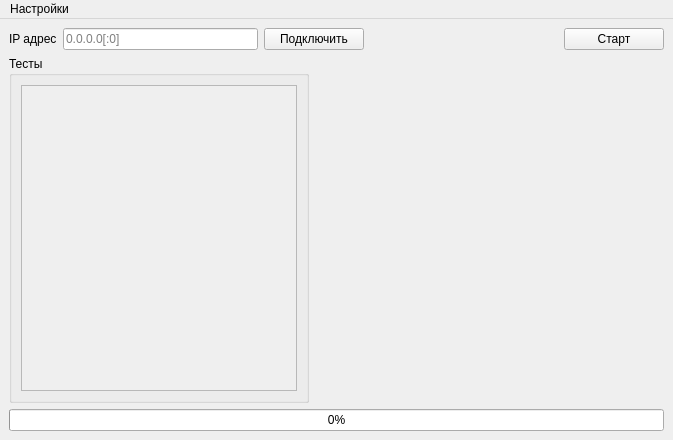
<?xml version="1.0" encoding="UTF-8"?>
<ui version="4.0">
 <class>MainWindow</class>
 <widget class="QMainWindow" name="MainWindow">
  <property name="geometry">
   <rect>
    <x>0</x>
    <y>0</y>
    <width>673</width>
    <height>440</height>
   </rect>
  </property>
  <property name="windowTitle">
   <string>MainWindow</string>
  </property>
  <widget class="QWidget" name="central_widget">
   <layout class="QVBoxLayout" name="verticalLayout">
    <property name="spacing">
     <number>6</number>
    </property>
    <property name="leftMargin">
     <number>9</number>
    </property>
    <property name="topMargin">
     <number>9</number>
    </property>
    <property name="rightMargin">
     <number>9</number>
    </property>
    <property name="bottomMargin">
     <number>9</number>
    </property>
    <item>
     <layout class="QHBoxLayout" name="horizontal_layout">
      <item>
       <widget class="QLabel" name="label_ip_address">
        <property name="text">
         <string>IP адрес</string>
        </property>
       </widget>
      </item>
      <item>
       <widget class="QLineEdit" name="line_edit_ip_address">
        <property name="placeholderText">
         <string>0.0.0.0[:0]</string>
        </property>
       </widget>
      </item>
      <item>
       <widget class="QPushButton" name="button_connect_or_disconnect">
        <property name="minimumSize">
         <size>
          <width>100</width>
          <height>0</height>
         </size>
        </property>
        <property name="maximumSize">
         <size>
          <width>100</width>
          <height>16777215</height>
         </size>
        </property>
        <property name="text">
         <string>Подключить</string>
        </property>
        <property name="checkable">
         <bool>true</bool>
        </property>
       </widget>
      </item>
      <item>
       <spacer name="horizontal_spacer">
        <property name="orientation">
         <enum>Qt::Horizontal</enum>
        </property>
        <property name="sizeHint" stdset="0">
         <size>
          <width>40</width>
          <height>20</height>
         </size>
        </property>
       </spacer>
      </item>
      <item>
       <widget class="QPushButton" name="button_start_or_stop_tests">
        <property name="minimumSize">
         <size>
          <width>100</width>
          <height>0</height>
         </size>
        </property>
        <property name="maximumSize">
         <size>
          <width>100</width>
          <height>16777215</height>
         </size>
        </property>
        <property name="text">
         <string>Старт</string>
        </property>
        <property name="checkable">
         <bool>true</bool>
        </property>
       </widget>
      </item>
     </layout>
    </item>
    <item>
     <layout class="QHBoxLayout" name="horizontal_layout_2">
      <item>
       <widget class="QGroupBox" name="group_box_tests">
        <property name="minimumSize">
         <size>
          <width>300</width>
          <height>0</height>
         </size>
        </property>
        <property name="maximumSize">
         <size>
          <width>200</width>
          <height>16777215</height>
         </size>
        </property>
        <property name="title">
         <string>Тесты</string>
        </property>
        <layout class="QVBoxLayout" name="verticalLayout_2">
         <item>
          <widget class="QScrollArea" name="scroll_area">
           <property name="maximumSize">
            <size>
             <width>300</width>
             <height>16777215</height>
            </size>
           </property>
           <property name="widgetResizable">
            <bool>true</bool>
           </property>
           <widget class="QWidget" name="scroll_area_widget_contents">
            <property name="geometry">
             <rect>
              <x>0</x>
              <y>0</y>
              <width>278</width>
              <height>306</height>
             </rect>
            </property>
           </widget>
          </widget>
         </item>
        </layout>
       </widget>
      </item>
      <item>
       <widget class="QWidget" name="widget_for_image" native="true">
        <property name="sizePolicy">
         <sizepolicy hsizetype="Expanding" vsizetype="Expanding">
          <horstretch>0</horstretch>
          <verstretch>0</verstretch>
         </sizepolicy>
        </property>
       </widget>
      </item>
     </layout>
    </item>
    <item>
     <widget class="QProgressBar" name="progress_bar">
      <property name="value">
       <number>0</number>
      </property>
     </widget>
    </item>
   </layout>
  </widget>
  <widget class="QMenuBar" name="menubar">
   <property name="geometry">
    <rect>
     <x>0</x>
     <y>0</y>
     <width>673</width>
     <height>21</height>
    </rect>
   </property>
   <widget class="QMenu" name="menu">
    <property name="title">
     <string>Настройки</string>
    </property>
    <addaction name="action_default_values"/>
   </widget>
   <addaction name="menu"/>
  </widget>
  <action name="action_test_settings">
   <property name="text">
    <string>Настройки тестов</string>
   </property>
  </action>
  <action name="action_default_values">
   <property name="text">
    <string>Значения по умолчанию</string>
   </property>
  </action>
 </widget>
 <resources/>
 <connections/>
</ui>
